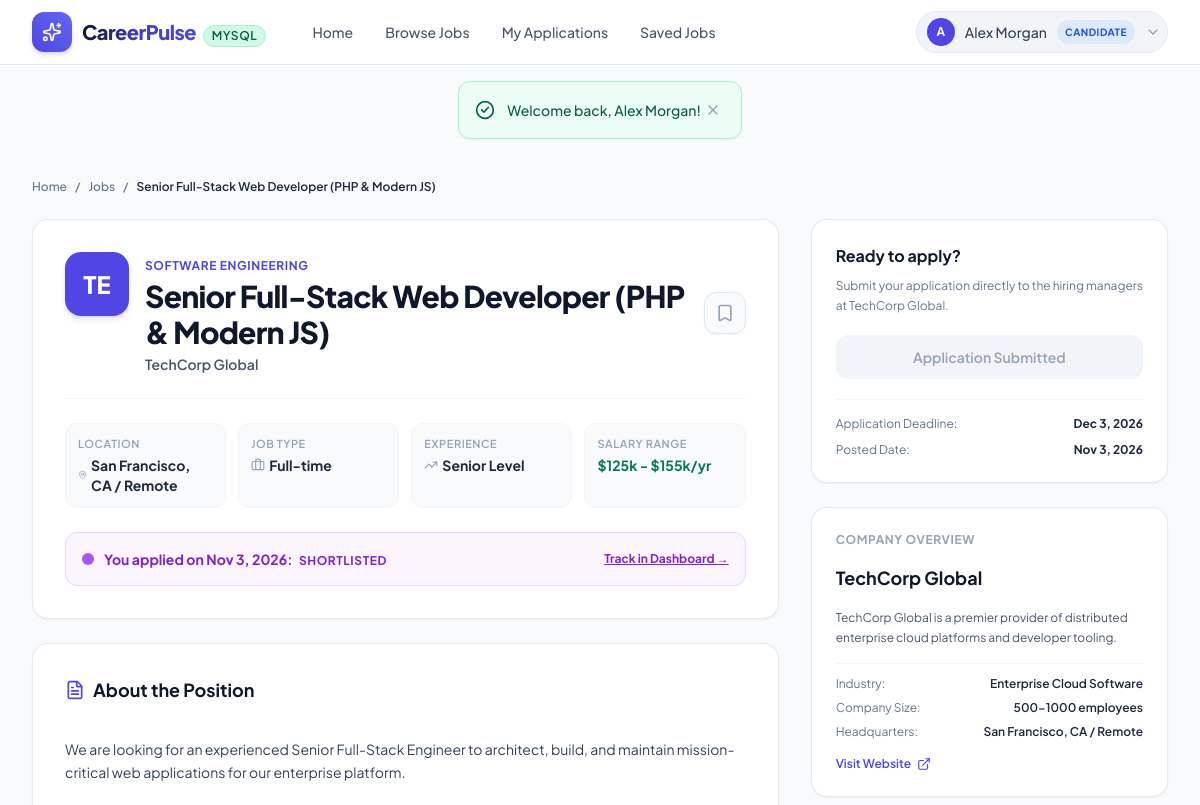
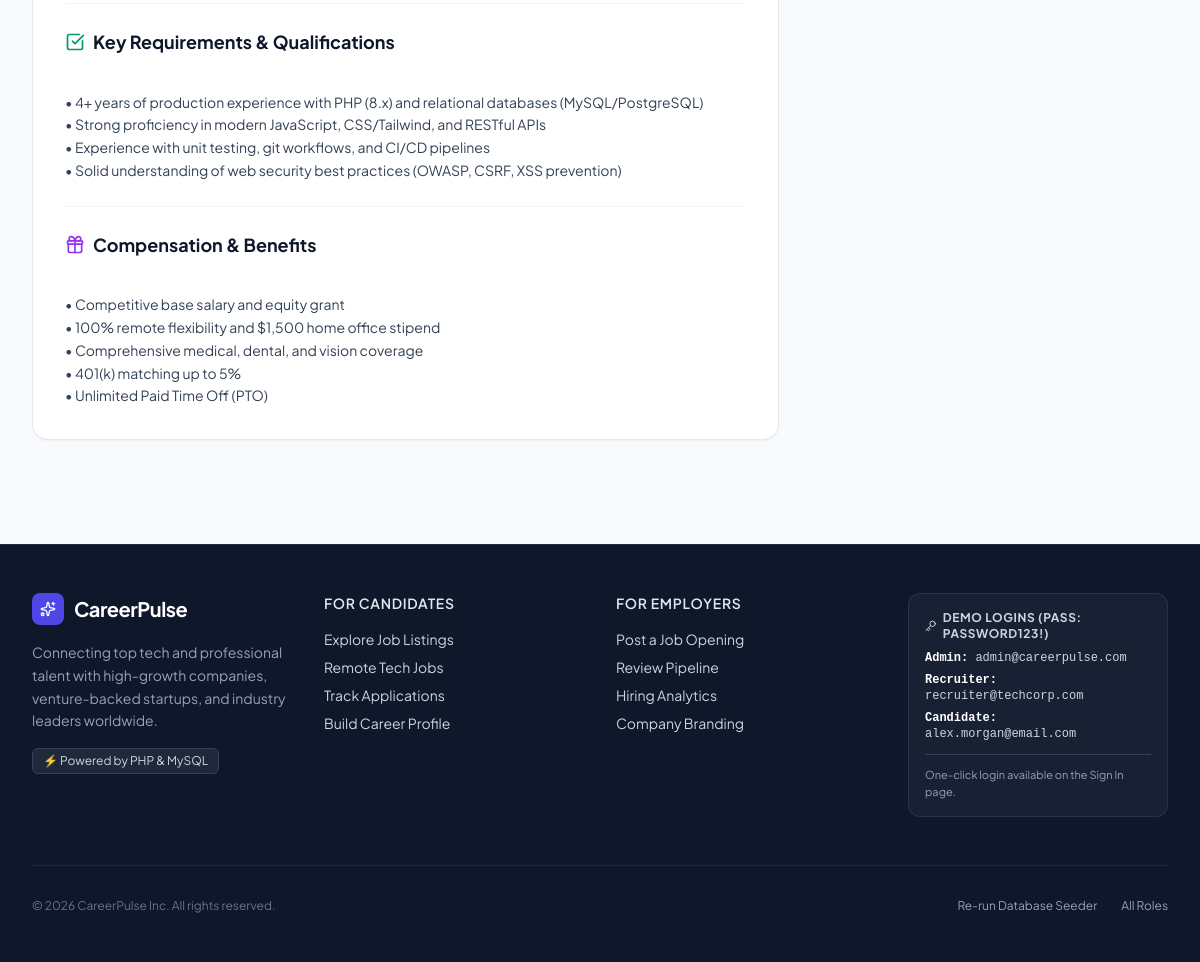
Screenshot of /job_details.php?id=1 (signed in) with the database file from the repository (2 pictures, top to bottom).
### tables this page shows
CREATE TABLE `users` (
    `id` INT AUTO_INCREMENT PRIMARY KEY,
    `name` VARCHAR(100) NOT NULL,
    `email` VARCHAR(150) NOT NULL UNIQUE,
    `password` VARCHAR(255) NOT NULL,
    `role` ENUM('candidate', 'employer', 'admin') DEFAULT 'candidate',
    `phone` VARCHAR(30) NULL,
    `avatar` VARCHAR(255) NULL,
    `created_at` TIMESTAMP DEFAULT CURRENT_TIMESTAMP,
    `updated_at` TIMESTAMP DEFAULT CURRENT_TIMESTAMP ON UPDATE CURRENT_TIMESTAMP
);

CREATE TABLE `jobs` (
    `id` INT AUTO_INCREMENT PRIMARY KEY,
    `employer_id` INT NOT NULL,
    `category_id` INT NOT NULL,
    `title` VARCHAR(200) NOT NULL,
    `slug` VARCHAR(220) NULL,
    `job_type` ENUM('full-time', 'part-time', 'contract', 'remote', 'internship') DEFAULT 'full-time',
    `experience_level` ENUM('entry', 'mid', 'senior', 'lead', 'executive') DEFAULT 'entry',
    `location` VARCHAR(150) NOT NULL,
    `is_remote` TINYINT(1) DEFAULT 0,
    `salary_min` INT NULL,
    `salary_max` INT NULL,
    `salary_currency` VARCHAR(10) DEFAULT 'USD',
    `description` MEDIUMTEXT NOT NULL,
    `requirements` MEDIUMTEXT NULL,
    `benefits` TEXT NULL,
    `status` ENUM('active', 'paused', 'closed') DEFAULT 'active',
    `is_featured` TINYINT(1) DEFAULT 0,
    `deadline` DATE NULL,
    `created_at` TIMESTAMP DEFAULT CURRENT_TIMESTAMP,
    `updated_at` TIMESTAMP DEFAULT CURRENT_TIMESTAMP ON UPDATE CURRENT_TIMESTAMP,
    FOREIGN KEY (`employer_id`) REFERENCES `users`(`id`) ON DELETE CASCADE,
    FOREIGN KEY (`category_id`) REFERENCES `categories`(`id`) ON DELETE RESTRICT
);

CREATE TABLE `employer_profiles` (
    `id` INT AUTO_INCREMENT PRIMARY KEY,
    `user_id` INT NOT NULL UNIQUE,
    `company_name` VARCHAR(150) NOT NULL,
    `industry` VARCHAR(100) NULL,
    `company_size` VARCHAR(50) NULL,
    `website` VARCHAR(255) NULL,
    `location` VARCHAR(150) NULL,
    `about` TEXT NULL,
    `logo_url` VARCHAR(255) NULL,
    `created_at` TIMESTAMP DEFAULT CURRENT_TIMESTAMP,
    FOREIGN KEY (`user_id`) REFERENCES `users`(`id`) ON DELETE CASCADE
);

CREATE TABLE `categories` (
    `id` INT AUTO_INCREMENT PRIMARY KEY,
    `name` VARCHAR(100) NOT NULL UNIQUE,
    `slug` VARCHAR(100) NOT NULL UNIQUE,
    `icon` VARCHAR(50) DEFAULT 'briefcase',
    `description` VARCHAR(255) NULL
);

CREATE TABLE `applications` (
    `id` INT AUTO_INCREMENT PRIMARY KEY,
    `job_id` INT NOT NULL,
    `candidate_id` INT NOT NULL,
    `resume_path` VARCHAR(255) NOT NULL,
    `cover_note` TEXT NULL,
    `status` ENUM('pending', 'under_review', 'shortlisted', 'interview', 'accepted', 'rejected') DEFAULT 'pending',
    `employer_notes` TEXT NULL,
    `applied_at` TIMESTAMP DEFAULT CURRENT_TIMESTAMP,
    `updated_at` TIMESTAMP DEFAULT CURRENT_TIMESTAMP ON UPDATE CURRENT_TIMESTAMP,
    UNIQUE KEY `unique_user_job` (`job_id`, `candidate_id`),
    FOREIGN KEY (`job_id`) REFERENCES `jobs`(`id`) ON DELETE CASCADE,
    FOREIGN KEY (`candidate_id`) REFERENCES `users`(`id`) ON DELETE CASCADE
);

### job_details.php (the view, shortened to what the rows shown need)
<?php
require_once __DIR__ . '/config/database.php';
require_once __DIR__ . '/includes/helpers.php';
require_once __DIR__ . '/includes/auth.php';
$jobId = (int)($_GET['id'] ?? 0);
$job = dbFetchOne("
    SELECT j.*, c.name as category_name, ep.company_name, ep.website as company_website, ep.industry, ep.company_size, ep.location as company_headquarters, ep.about as company_about, ep.logo_url
    FROM jobs j
    JOIN categories c ON j.category_id = c.id
    LEFT JOIN employer_profiles ep ON ep.user_id = j.employer_id
    WHERE j.id = ?
", [$jobId]);
$currentUser = currentUser();
$hasApplied = null;
if ($currentUser && $currentUser['role'] === 'candidate') {
    $hasApplied = dbFetchOne("SELECT * FROM applications WHERE job_id = ? AND candidate_id = ?", [$jobId, $currentUser['id']]);
}
require_once __DIR__ . '/includes/header.php';
?>
<div class="max-w-7xl mx-auto px-4 sm:px-6 lg:px-8 py-10">
    <div class="flex items-center gap-2 text-xs font-medium text-slate-500 mb-6">
        <a href="<?= baseUrl('index.php') ?>" class="hover:text-brand-600">Home</a>
        <span>/</span>
        <a href="<?= baseUrl('jobs.php') ?>" class="hover:text-brand-600">Jobs</a>
        <span>/</span>
        <span class="text-slate-800 font-semibold truncate"><?= e($job['title']) ?></span>
    </div>
    <div class="grid grid-cols-1 lg:grid-cols-3 gap-8">
        <div class="lg:col-span-2 space-y-6">
            <div class="bg-white rounded-2xl p-6 sm:p-8 border border-slate-200/90 shadow-sm">
                <div class="flex flex-col sm:flex-row sm:items-center justify-between gap-4">
                    <div class="flex items-start gap-4">
                        <div class="w-16 h-16 rounded-2xl bg-gradient-to-br from-brand-600 to-indigo-600 text-white font-extrabold flex items-center justify-center text-2xl shadow-md shadow-brand-500/20 flex-shrink-0">
                            <?= strtoupper(substr($job['company_name'] ?? 'CP', 0, 2)) ?>
                        </div>
                        <div>
                            <span class="text-xs font-bold uppercase tracking-wider text-brand-600"><?= e($job['category_name']) ?></span>
                            <h1 class="text-2xl sm:text-3xl font-extrabold text-slate-900 tracking-tight mt-0.5">
                                <?= e($job['title']) ?>
                            </h1>
                            <p class="text-sm font-semibold text-slate-600 mt-1"><?= e($job['company_name'] ?? 'Confidential') ?></p>
                        </div>
                    </div>
                </div>
                <div class="grid grid-cols-2 sm:grid-cols-4 gap-3 mt-6 pt-6 border-t border-slate-100">
                    <div class="bg-slate-50 p-3 rounded-xl border border-slate-100">
                        <span class="block text-[11px] font-semibold text-slate-400 uppercase tracking-wider">Location</span>
                        <span class="text-sm font-bold text-slate-800 flex items-center gap-1 mt-0.5">
                            <i data-lucide="map-pin" class="w-3.5 h-3.5 text-slate-400"></i>
                            <?= e($job['location']) ?>
                        </span>
                    </div>
                    <div class="bg-slate-50 p-3 rounded-xl border border-slate-100">
                        <span class="block text-[11px] font-semibold text-slate-400 uppercase tracking-wider">Job Type</span>
                        <span class="text-sm font-bold text-slate-800 flex items-center gap-1 mt-0.5">
                            <i data-lucide="briefcase" class="w-3.5 h-3.5 text-slate-400"></i>
                            <?= ucfirst(e($job['job_type'])) ?>
                        </span>
                    </div>
                    <div class="bg-slate-50 p-3 rounded-xl border border-slate-100">
                        <span class="block text-[11px] font-semibold text-slate-400 uppercase tracking-wider">Experience</span>
                        <span class="text-sm font-bold text-slate-800 flex items-center gap-1 mt-0.5">
                            <i data-lucide="trending-up" class="w-3.5 h-3.5 text-slate-400"></i>
                            <?= ucfirst(e($job['experience_level'])) ?> Level
                        </span>
                    </div>
                    <div class="bg-slate-50 p-3 rounded-xl border border-slate-100">
                        <span class="block text-[11px] font-semibold text-slate-400 uppercase tracking-wider">Salary Range</span>
                        <span class="text-sm font-bold text-emerald-700 flex items-center gap-1 mt-0.5">
                            <?= formatSalary($job['salary_min'], $job['salary_max'], $job['salary_currency']) ?>
                        </span>
                    </div>
                </div>
                <?php if ($hasApplied): ?>
                    <?php $b = getStatusBadge($hasApplied['status']); ?>
                    <div class="mt-6 p-4 rounded-xl border <?= $b['bg'] ?> flex items-center justify-between">
                        <div class="flex items-center gap-2.5">
                            <span class="w-3 h-3 rounded-full <?= $b['dot'] ?>"></span>
                            <span class="font-bold text-sm">You applied on <?= date('M j, Y', strtotime($hasApplied['applied_at'])) ?>: <span class="uppercase tracking-wider text-xs ml-1"><?= $b['label'] ?></span></span>
                        </div>
                        <a href="<?= baseUrl('candidate/dashboard.php') ?>" class="text-xs font-bold underline hover:opacity-80">
                            Track in Dashboard &rarr;
                        </a>
                    </div>
                <?php endif; ?>
            </div>
            <div class="bg-white rounded-2xl p-6 sm:p-8 border border-slate-200/90 shadow-sm space-y-6">
                <div>
                    <h2 class="text-lg font-bold text-slate-900 mb-3 flex items-center gap-2">
                        <i data-lucide="file-text" class="w-5 h-5 text-brand-600"></i>
                        About the Position
                    </h2>
                    <div class="text-sm text-slate-700 leading-relaxed whitespace-pre-line">
                        <?= e($job['description']) ?>
                    </div>
                </div>
                <?php if (!empty($job['requirements'])): ?>
                    <div class="pt-6 border-t border-slate-100">
                        <h2 class="text-lg font-bold text-slate-900 mb-3 flex items-center gap-2">
                            <i data-lucide="check-square" class="w-5 h-5 text-emerald-600"></i>
                            Key Requirements &amp; Qualifications
                        </h2>
                        <div class="text-sm text-slate-700 leading-relaxed whitespace-pre-line">
                            <?= e($job['requirements']) ?>
                        </div>
                    </div>
                <?php endif; ?>
                <?php if (!empty($job['benefits'])): ?>
                    <div class="pt-6 border-t border-slate-100">
                        <h2 class="text-lg font-bold text-slate-900 mb-3 flex items-center gap-2">
                            <i data-lucide="gift" class="w-5 h-5 text-purple-600"></i>
                            Compensation &amp; Benefits
                        </h2>
                        <div class="text-sm text-slate-700 leading-relaxed whitespace-pre-line">
                            <?= e($job['benefits']) ?>
                        </div>
                    </div>
                <?php endif; ?>
            </div>
        </div>
        <div class="lg:col-span-1 space-y-6">
            <div class="bg-white rounded-2xl p-6 border border-slate-200/90 shadow-sm sticky top-24">
                <h3 class="text-base font-bold text-slate-900 mb-2">Ready to apply?</h3>
                <p class="text-xs text-slate-500 mb-5 leading-relaxed">Submit your application directly to the hiring managers at <?= e($job['company_name'] ?? 'the company') ?>.</p>
                <?php if ($hasApplied): ?>
                    <button disabled class="w-full py-3 px-4 bg-slate-100 text-slate-400 font-semibold text-sm rounded-xl cursor-not-allowed text-center">
                        Application Submitted
                    </button>
                <?php elseif (!$currentUser): ?>
                    <a href="<?= baseUrl('auth/login.php?redirect=' . urlencode($_SERVER['REQUEST_URI'])) ?>" class="block w-full py-3 px-4 bg-brand-600 hover:bg-brand-700 text-white font-semibold text-sm rounded-xl text-center shadow-md shadow-brand-500/20 transition">
                        Sign In to Apply
                    </a>
                <?php elseif ($currentUser['role'] !== 'candidate'): ?>
                    <div class="p-3 bg-amber-50 border border-amber-200 text-amber-800 rounded-xl text-xs">
                        You are signed in as an <strong><?= e($currentUser['role']) ?></strong>. Sign in as a candidate to submit applications.
                    </div>
                <?php endif; ?>
                <div class="mt-5 pt-4 border-t border-slate-100 space-y-2.5 text-xs text-slate-500">
                    <div class="flex items-center justify-between">
                        <span>Application Deadline:</span>
                        <strong class="text-slate-800"><?= $job['deadline'] ? date('M j, Y', strtotime($job['deadline'])) : 'Open until filled' ?></strong>
                    </div>
                    <div class="flex items-center justify-between">
                        <span>Posted Date:</span>
                        <strong class="text-slate-800"><?= date('M j, Y', strtotime($job['created_at'])) ?></strong>
                    </div>
                </div>
            </div>
            <div class="bg-white rounded-2xl p-6 border border-slate-200/90 shadow-sm space-y-4">
                <h3 class="text-xs font-bold uppercase tracking-wider text-slate-400">Company Overview</h3>
                <h4 class="text-lg font-bold text-slate-900"><?= e($job['company_name'] ?? 'Company') ?></h4>
                <?php if (!empty($job['company_about'])): ?>
                    <p class="text-xs text-slate-600 leading-relaxed"><?= e($job['company_about']) ?></p>
                <?php endif; ?>
                <div class="space-y-2 pt-3 border-t border-slate-100 text-xs">
                    <?php if (!empty($job['industry'])): ?>
                        <div class="flex items-center justify-between">
                            <span class="text-slate-500">Industry:</span>
                            <span class="font-semibold text-slate-800"><?= e($job['industry']) ?></span>
                        </div>
                    <?php endif; ?>
                    <?php if (!empty($job['company_size'])): ?>
                        <div class="flex items-center justify-between">
                            <span class="text-slate-500">Company Size:</span>
                            <span class="font-semibold text-slate-800"><?= e($job['company_size']) ?></span>
                        </div>
                    <?php endif; ?>
                    <?php if (!empty($job['company_headquarters'])): ?>
                        <div class="flex items-center justify-between">
                            <span class="text-slate-500">Headquarters:</span>
                            <span class="font-semibold text-slate-800"><?= e($job['company_headquarters']) ?></span>
                        </div>
                    <?php endif; ?>
                    <?php if (!empty($job['company_website'])): ?>
                        <div class="pt-2">
                        </div>
                    <?php endif; ?>
                </div>
            </div>
        </div>
    </div>
</div>
<?php require_once __DIR__ . '/includes/footer.php'; ?>

### includes/header.php (shortened to what the rows shown need)
<?php
require_once __DIR__ . '/../config/database.php';
require_once __DIR__ . '/helpers.php';
require_once __DIR__ . '/auth.php';
$user = currentUser();
?>
<!DOCTYPE html>
<html lang="en" class="h-full bg-slate-50 text-slate-900 antialiased">
<head>
    <script src="https://cdn.tailwindcss.com"></script>
</head>
<body class="flex flex-col min-h-screen bg-slate-50 font-sans selection:bg-brand-500 selection:text-white">
<header class="sticky top-0 z-50 glass-nav border-b border-slate-200/80 transition-all">
    <div class="max-w-7xl mx-auto px-4 sm:px-6 lg:px-8">
        <div class="flex items-center justify-between h-16">
            <div class="flex items-center gap-3">
                <?php if ($user): ?>
                    <div class="relative group">
                        <button class="flex items-center gap-2.5 p-1.5 pl-2.5 rounded-full bg-slate-100 hover:bg-slate-200/80 transition text-slate-700 font-medium text-sm border border-slate-200">
                            <span class="w-7 h-7 rounded-full bg-brand-600 text-white text-xs font-bold flex items-center justify-center">
                                <?= strtoupper(substr($user['name'], 0, 1)) ?>
                            </span>
                            <span class="hidden sm:inline max-w-[120px] truncate"><?= e($user['name']) ?></span>
                            <span class="text-[10px] uppercase font-bold tracking-wider px-2 py-0.5 rounded-full <?= $user['role'] === 'employer' ? 'bg-purple-100 text-purple-700' : ($user['role'] === 'admin' ? 'bg-rose-100 text-rose-700' : 'bg-blue-100 text-blue-700') ?>">
                                <?= e($user['role']) ?>
                            </span>
                            <i data-lucide="chevron-down" class="w-4 h-4 text-slate-400"></i>
                        </button>
                    </div>
                <?php endif; ?>
            </div>
        </div>
    </div>
</header>
<main class="flex-grow">

### rows the page displays
users: name "A", name "Alex Morgan", role "CANDIDATE"
jobs: title "Senior Full-Stack Web Developer (PHP & Modern JS)", employer_profiles.company_name "TE", category.name "SOFTWARE ENGINEERING", employer_profiles.company_name "TechCorp Global", location "San Francisco, CA / Remote", job_type "Full-time", experience_level "Senior", salary_min+salary_max+salary_currency "$125k - $155k/yr", description "We are looking for an experienced Senior Full-Stack Engineer to architect, build, and maintain mission-critical web applications for our enterprise platform.", requirements "• 4+ years of production experience with PHP (8.x) and relational databases (MySQL/PostgreSQL) • Strong proficiency in modern JavaScript, CSS/Tailwind, and RESTful APIs • Experience with unit testing, git workflows, and CI/CD pipelines • Solid understanding of web security best practices (OWASP, CSRF, XSS prevention)", benefits "• Competitive base salary and equity grant • 100% remote flexibility and $1,500 home office stipend • Comprehensive medical, dental, and vision coverage • 401(k) matching up to 5% • Unlimited Paid Time Off (PTO)", deadline "Dec 3, 2026", created_at "Nov 3, 2026", employer_profiles.about "TechCorp Global is a premier provider of distributed enterprise cloud platforms and developer tooling.", employer_profiles.industry "Enterprise Cloud Software", employer_profiles.company_size "500-1000 employees", employer_profiles.location "San Francisco, CA / Remote"
applications: applied_at "Nov 3, 2026", status "SHORTLISTED"

### other values shown
$activeDriver "MYSQL"
$flash['message'] "Welcome back, Alex Morgan!"
